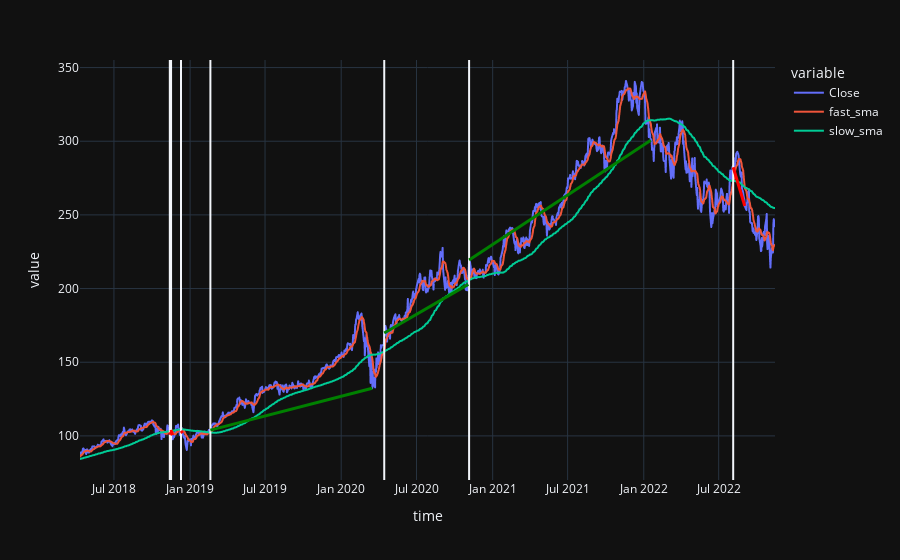

Notebook code cell kept with this figure:
### Code cell
# visualize close price
fig = px.line(df, x='time', y=['Close', 'fast_sma', 'slow_sma'])

for i, row in signal.iterrows():
    fig.add_vline(x=row.time)
    
for i, row in result[result['status'] == 'closed'].iterrows():
    
    if row.profit > 0:
        fig.add_shape(type="line",
            x0=row.open_datetime, y0=row.open_price, x1=row.close_datetime, y1=row.close_price,
            line=dict(color="Green",width=3)
                     )
                      
    elif row.profit < 0:
        fig.add_shape(type="line",
            x0=row.open_datetime, y0=row.open_price, x1=row.close_datetime, y1=row.close_price,
            line=dict(color="Red",width=3)
                      )

    
fig.show()

### Figure 1 — Plotly figure (JSON) as saved in the notebook; plotly's stock layout.template omitted (floating-point values rounded to 4 significant figures; data arrays with more than 128 entries replaced by an {"elided": "..."} marker saying what was removed)
{"data": [{"hovertemplate": "variable=Close<br>time=%{x}<br>value=%{y}<extra></extra>", "legendgroup": "Close", "line": {"color": "#636efa", "dash": "solid"}, "marker": {"symbol": "circle"}, "mode": "lines", "name": "Close", "showlegend": true, "x": {"elided": "1160 str values"}, "xaxis": "x", "y": {"elided": "1160 float values"}, "yaxis": "y", "type": "scattergl"}, {"hovertemplate": "variable=fast_sma<br>time=%{x}<br>value=%{y}<extra></extra>", "legendgroup": "fast_sma", "line": {"color": "#EF553B", "dash": "solid"}, "marker": {"symbol": "circle"}, "mode": "lines", "name": "fast_sma", "showlegend": true, "x": {"elided": "1160 str values"}, "xaxis": "x", "y": {"elided": "1160 float values"}, "yaxis": "y", "type": "scattergl"}, {"hovertemplate": "variable=slow_sma<br>time=%{x}<br>value=%{y}<extra></extra>", "legendgroup": "slow_sma", "line": {"color": "#00cc96", "dash": "solid"}, "marker": {"symbol": "circle"}, "mode": "lines", "name": "slow_sma", "showlegend": true, "x": {"elided": "1160 str values"}, "xaxis": "x", "y": {"elided": "1160 float values"}, "yaxis": "y", "type": "scattergl"}], "layout": {"xaxis": {"anchor": "y", "domain": [0.0, 1.0], "title": {"text": "time"}}, "yaxis": {"anchor": "x", "domain": [0.0, 1.0], "title": {"text": "value"}}, "legend": {"title": {"text": "variable"}, "tracegroupgap": 0}, "margin": {"t": 60}, "shapes": [{"type": "line", "x0": "2018-11-13T00:00:00-05:00", "x1": "2018-11-13T00:00:00-05:00", "xref": "x", "y0": 0, "y1": 1, "yref": "y domain"}, {"type": "line", "x0": "2018-11-15T00:00:00-05:00", "x1": "2018-11-15T00:00:00-05:00", "xref": "x", "y0": 0, "y1": 1, "yref": "y domain"}, {"type": "line", "x0": "2018-11-16T00:00:00-05:00", "x1": "2018-11-16T00:00:00-05:00", "xref": "x", "y0": 0, "y1": 1, "yref": "y domain"}, {"type": "line", "x0": "2018-12-10T00:00:00-05:00", "x1": "2018-12-10T00:00:00-05:00", "xref": "x", "y0": 0, "y1": 1, "yref": "y domain"}, {"type": "line", "x0": "2019-02-19T00:00:00-05:00", "x1": "2019-02-19T00:00:00-05:00", "xref": "x", "y0": 0, "y1": 1, "yref": "y domain"}, {"type": "line", "x0": "2020-04-14T00:00:00-04:00", "x1": "2020-04-14T00:00:00-04:00", "xref": "x", "y0": 0, "y1": 1, "yref": "y domain"}, {"type": "line", "x0": "2020-11-05T00:00:00-05:00", "x1": "2020-11-05T00:00:00-05:00", "xref": "x", "y0": 0, "y1": 1, "yref": "y domain"}, {"type": "line", "x0": "2022-08-05T00:00:00-04:00", "x1": "2022-08-05T00:00:00-04:00", "xref": "x", "y0": 0, "y1": 1, "yref": "y domain"}, {"line": {"color": "Red", "width": 3}, "type": "line", "x0": "2018-11-13T00:00:00-05:00", "x1": "2018-11-14T00:00:00-05:00", "y0": 102.3, "y1": 100.8}, {"line": {"color": "Red", "width": 3}, "type": "line", "x0": "2018-11-15T00:00:00-05:00", "x1": "2018-11-19T00:00:00-05:00", "y0": 103.1, "y1": 100.5}, {"line": {"color": "Red", "width": 3}, "type": "line", "x0": "2018-11-16T00:00:00-05:00", "x1": "2018-11-19T00:00:00-05:00", "y0": 104.0, "y1": 100.5}, {"line": {"color": "Red", "width": 3}, "type": "line", "x0": "2018-12-10T00:00:00-05:00", "x1": "2018-12-14T00:00:00-05:00", "y0": 103.4, "y1": 101.9}, {"line": {"color": "Green", "width": 3}, "type": "line", "x0": "2019-02-19T00:00:00-05:00", "x1": "2020-03-16T00:00:00-04:00", "y0": 103.9, "y1": 132.4}, {"line": {"color": "Green", "width": 3}, "type": "line", "x0": "2020-04-14T00:00:00-04:00", "x1": "2020-11-03T00:00:00-05:00", "y0": 169.8, "y1": 202.9}, {"line": {"color": "Green", "width": 3}, "type": "line", "x0": "2020-11-05T00:00:00-05:00", "x1": "2022-01-18T00:00:00-05:00", "y0": 219.4, "y1": 300.7}, {"line": {"color": "Red", "width": 3}, "type": "line", "x0": "2022-08-05T00:00:00-04:00", "x1": "2022-09-02T00:00:00-04:00", "y0": 282.3, "y1": 256.1}]}}
